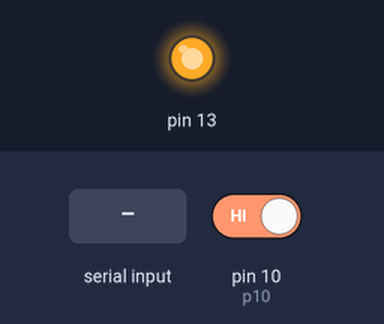
Recording of a sketch running on a simulated Arduino Uno, built with avr-gcc and run on an emulated ATmega328P. On the bench: output pins drawn as LEDs (lit = HIGH). Inputs (shaded band) come from the test bench; at power-on: pin 10 (p10) HIGH. What the sketch prints to the serial monitor is not drawn.

Above: at 1.1 s.
At 11.2 s:
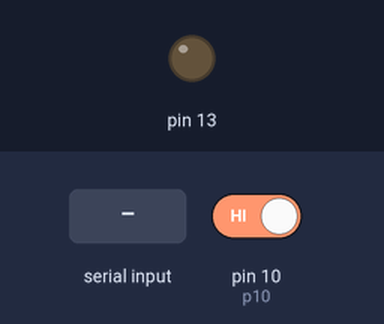
11.3 s: "k" received over Serial
31.5 s: pin 10 (p10) driven LOW
Timing chart, 0 to 34.5 s (numbered marks = the images above; inputs shaded):
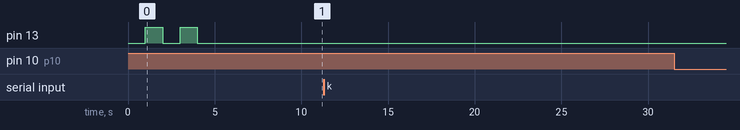

Measured:
- after the input at 11.3 s, every drawn part: stays the same
- after the input at 31.5 s, every drawn part: stays the same

The sketch:

LoopSimple-Level.ino
```cpp
//used to monitor level height switch and send cut off signal to remote kill switch box. When recieve confirmation of cutoff, end sending message until level switch is reset.

///////////////////////

////// VARIABLES //////

int p10 = 10; //liquid level switch set to Pin 10

int b10;  //to temporarily remember the last Broadcast data for the switch

int s10 = digitalRead(p10);  //to handle data of current State of a switch

int bedtime = 0;

int st = 5; //minutes of radio inactivity before XBEE goes into sleep mode

int sp = 25; //minutes XBEE will sleep before waking the radio back up

int tick8=0;

////// SETUP //////

void setup() {

pinMode(p10,INPUT_PULLUP); //define liquid level pin mode

pinMode(13, OUTPUT);

Serial.begin(9600);      //START COMMUNICATING WITH XBEE


    Serial.print('A');
    digitalWrite(13, LOW);
    delay(1000);
    Serial.print('A');
    digitalWrite(13, HIGH);
    delay(1000);
    Serial.print('A');
    digitalWrite(13, LOW);
    delay(1000);
    Serial.print('A');
    digitalWrite(13, HIGH);
    delay(1000);
    Serial.print('A');
    digitalWrite(13, LOW);
    delay(1000);

    bedtime = 0;

  delay(5000);                              //wait 5 seconds

}

//// LOOP ////

void loop() {

while (bedtime==0){

   // read the state of the switch into a local variable:
s10 = digitalRead(p10);
delay(10);
  s10 = digitalRead(p10);
delay(10);
  s10 = digitalRead(p10);
delay(10);
  s10 = digitalRead(p10);


delay(5000);           //wait 5 seconds

  if (s10 == LOW) {       //And If the current state of the switch is "low", AKA the switch is tripped...
    Serial.print('K');   //Send the Kill Signal
    delay(5000);
  } else {               //If the switch was not "low"...
    Serial.print('A');   //Send Alive Signal
    delay(5000);
  }

while (Serial.available()>0){             //if message available...

char RXbyte = char(Serial.read()); //read message...

if (RXbyte == 'k') { //if message is "k"...
    Serial.print('Z');
}
if (RXbyte == 'a') { //if message is "a"...
    Serial.print('Z');
}

if (RXbyte == 'z') {
                                         //end communication with xbee
    delay(300000);
    bedtime=1;                           //initiate bedtime next loop
}

delay(5000);

} //end serial available while

} //end bedtime=0

while (bedtime==1){

 delay(8000);                             //wait 8 seconds
 tick8++;                                 //add 1 to "tick8"

if (tick8>225){                          //after 30 minutes...
    bedtime=0;                           //end bedtime
}                                        //end tick8 if

} //end bedtime=1 while

} //end main loop
```
